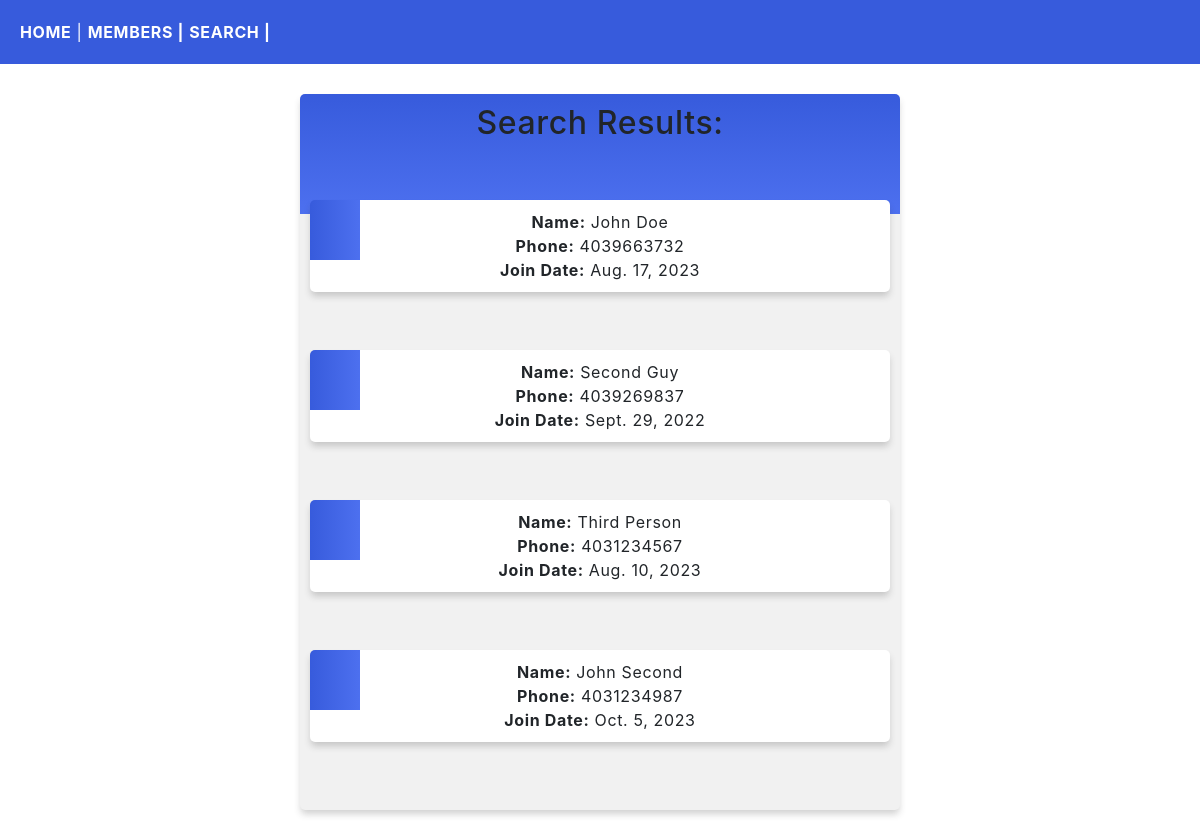
/search_results/, run on the app's committed database.
### members/models.py (models this page shows, shortened)
class Member(models.Model):
    firstName = models.CharField(max_length=255)
    lastName = models.CharField(max_length=255)
    phone = models.IntegerField(null= True, blank=True)
    join_date = models.DateField(null=True, blank=True)

### members/views.py (the view)
# urls.py: path('search_results/', views.display_result, name='search_results'),
def display_result(request):
    first_name = request.GET.get('first_name_search', '')
    last_name = request.GET.get('last_name_search', '')
    phone = request.GET.get('Phone_search', '')
    date = request.GET.get('Date_search', '')
    search_result = Member.objects.filter(
        firstName__icontains=first_name,
        lastName__icontains=last_name,
        phone__icontains=phone,
        join_date__icontains=date
    )
    return render(request, 'search_results.html', {'search_result': search_result})

### members/templates/search_results.html (shortened to what this page needs)
{% extends 'master.html' %}
{% block content %}
{% if search_result %}
<div class="search_results">
<h2>Search Results:</h2>
<ul>
        {% for member in search_result %}
        <li>
            <strong>Name:</strong> {{ member.firstName }} {{ member.lastName }}<br>
            <strong>Phone:</strong> {{ member.phone }}<br>
            <strong>Join Date:</strong> {{ member.join_date }}
        </li>
        {% endfor %}
    </ul>
</div>
{% else %}
<p>No results found.</p>
{% endif %}
{% endblock %}

### myStaticFiles/mystyles.css (style rules this page uses)
body { margin: 0; font: 600 18px 'Source Sans Pro', sans-serif; letter-spacing: 0.64px; color: #585d74; justify-content: center; }
ul { list-style-type: none; padding: 0; margin: 0; }
li { background-color: #ffffff; background-image: linear-gradient(to right, #375BDC, #4D70EF); background-size: 50px 60px; background-repeat: no-repeat; cursor: pointer; transition: transform .25s; border-radius: 5px; box-shadow: 0 5px 7px -1px rgba(51, 51, 51, 0.23); padding: 30px; padding-left: 70px; margin-top: 5px; justify-content: center; align-items: center; }
.search_results { background-color: #f1f1f1; background-image: linear-gradient(to bottom, #375BDC, #4D70EF); background-size: 100% 120px; background-repeat: no-repeat; margin: 30px auto; width: 50%; border-radius: 5px; box-shadow: 0 5px 7px -1px rgba(51, 51, 51, 0.23); padding: 10px; text-align: center; }
.search_results li { margin: 10% auto; padding: 10px; text-align: center; }

### data on the page
Member: firstName "John", lastName "Doe", phone "4039663732", join_date "Aug. 17, 2023"
Member: firstName "Second", lastName "Guy", phone "4039269837", join_date "Sept. 29, 2022"
Member: firstName "Third", lastName "Person", phone "4031234567", join_date "Aug. 10, 2023"
Member: firstName "John", lastName "Second", phone "4031234987", join_date "Oct. 5, 2023"
